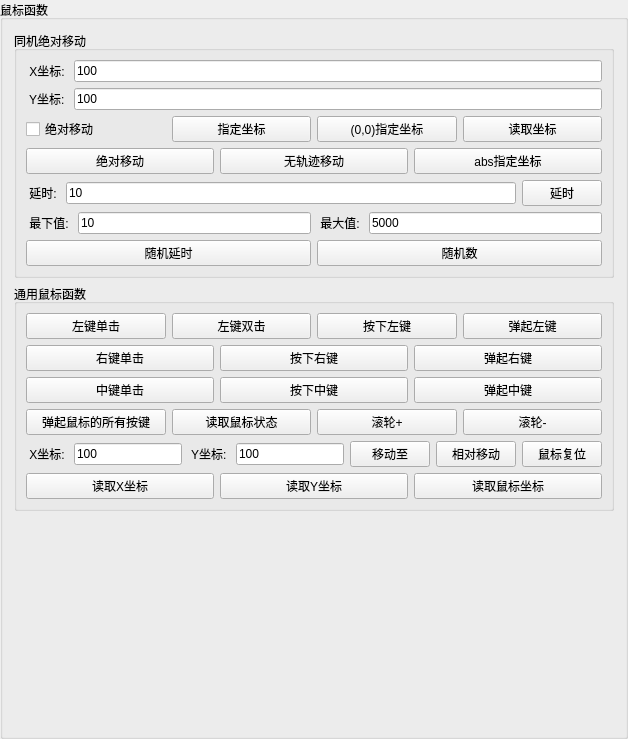
    <widget class="QGroupBox" name="groupBox_7">
     <property name="title">
      <string>鼠标函数</string>
     </property>
     <layout class="QGridLayout" name="gridLayout_10">
      <item row="0" column="0">
       <widget class="QGroupBox" name="groupBox_5">
        <property name="title">
         <string>同机绝对移动</string>
        </property>
        <layout class="QGridLayout" name="gridLayout_9">
         <item row="6" column="0">
          <layout class="QHBoxLayout" name="horizontalLayout_31">
           <item>
            <widget class="QPushButton" name="M_DelayRandom_btn">
             <property name="text">
              <string>随机延时</string>
             </property>
            </widget>
           </item>
           <item>
            <widget class="QPushButton" name="M_RandDomNbr_btn">
             <property name="text">
              <string>随机数</string>
             </property>
            </widget>
           </item>
          </layout>
         </item>
         <item row="5" column="0">
          <layout class="QHBoxLayout" name="horizontalLayout_29">
           <item>
            <widget class="QLabel" name="label_24">
             <property name="text">
              <string> 最下值: </string>
             </property>
            </widget>
           </item>
           <item>
            <widget class="QLineEdit" name="Min_time_edit">
             <property name="text">
              <string>10</string>
             </property>
            </widget>
           </item>
           <item>
            <widget class="QLabel" name="label_25">
             <property name="text">
              <string> 最大值: </string>
             </property>
            </widget>
           </item>
           <item>
            <widget class="QLineEdit" name="Max_time_edit">
             <property name="text">
              <string>5000</string>
             </property>
            </widget>
           </item>
          </layout>
         </item>
         <item row="0" column="0">
          <layout class="QHBoxLayout" name="horizontalLayout_25">
           <item>
            <widget class="QLabel" name="label_18">
             <property name="text">
              <string> X坐标: </string>
             </property>
            </widget>
           </item>
           <item>
            <widget class="QLineEdit" name="inOne_x_edit">
             <property name="minimumSize">
              <size>
               <width>30</width>
               <height>0</height>
              </size>
             </property>
             <property name="text">
              <string>100</string>
             </property>
            </widget>
           </item>
          </layout>
         </item>
         <item row="2" column="0">
          <layout class="QHBoxLayout" name="horizontalLayout_30">
           <item>
            <widget class="QCheckBox" name="M_GetAbsCfg_state_cbox">
             <property name="text">
              <string>绝对移动</string>
             </property>
            </widget>
           </item>
           <item>
            <widget class="QPushButton" name="M_MoveR2_btn">
             <property name="text">
              <string>指定坐标</string>
             </property>
            </widget>
           </item>
           <item>
            <widget class="QPushButton" name="M_MoveTo2_btn">
             <property name="text">
              <string>(0,0)指定坐标</string>
             </property>
            </widget>
           </item>
           <item>
            <widget class="QPushButton" name="M_GetCurrMousePos2_btn">
             <property name="text">
              <string>读取坐标</string>
             </property>
            </widget>
           </item>
          </layout>
         </item>
         <item row="1" column="0">
          <layout class="QHBoxLayout" name="horizontalLayout_26">
           <item>
            <widget class="QLabel" name="label_22">
             <property name="text">
              <string> Y坐标: </string>
             </property>
            </widget>
           </item>
           <item>
            <widget class="QLineEdit" name="inOne_y_edit">
             <property name="text">
              <string>100</string>
             </property>
            </widget>
           </item>
          </layout>
         </item>
         <item row="4" column="0">
          <layout class="QHBoxLayout" name="horizontalLayout_27">
           <item>
            <widget class="QLabel" name="label_23">
             <property name="text">
              <string> 延时: </string>
             </property>
            </widget>
           </item>
           <item>
            <widget class="QLineEdit" name="time_edit">
             <property name="text">
              <string>10</string>
             </property>
            </widget>
           </item>
           <item>
            <widget class="QPushButton" name="M_Delay_btn">
             <property name="text">
              <string>延时</string>
             </property>
            </widget>
           </item>
          </layout>
         </item>
         <item row="3" column="0">
          <layout class="QHBoxLayout" name="horizontalLayout_28">
           <item>
            <widget class="QPushButton" name="M_ResolutionUsed_btn">
             <property name="text">
              <string>绝对移动</string>
             </property>
            </widget>
           </item>
           <item>
            <widget class="QPushButton" name="M_MoveTo3_D_btn">
             <property name="text">
              <string>无轨迹移动</string>
             </property>
            </widget>
           </item>
           <item>
            <widget class="QPushButton" name="M_MoveTo3_btn">
             <property name="text">
              <string>abs指定坐标</string>
             </property>
            </widget>
           </item>
          </layout>
         </item>
        </layout>
       </widget>
      </item>
      <item row="1" column="0">
       <widget class="QGroupBox" name="groupBox_10">
        <property name="title">
         <string>通用鼠标函数</string>
        </property>
        <layout class="QGridLayout" name="gridLayout_6">
         <item row="3" column="0">
          <layout class="QHBoxLayout" name="horizontalLayout_22">
           <item>
            <widget class="QPushButton" name="M_ReleaseAllMouse_btn">
             <property name="text">
              <string>弹起鼠标的所有按键</string>
             </property>
            </widget>
           </item>
           <item>
            <widget class="QPushButton" name="M_MouseKeyState_btn">
             <property name="text">
              <string>读取鼠标状态</string>
             </property>
            </widget>
           </item>
           <item>
            <widget class="QPushButton" name="M_MouseWheel_1">
             <property name="text">
              <string>滚轮+</string>
             </property>
            </widget>
           </item>
           <item>
            <widget class="QPushButton" name="M_MouseWheel_2">
             <property name="text">
              <string>滚轮-</string>
             </property>
            </widget>
           </item>
          </layout>
         </item>
         <item row="1" column="0">
          <layout class="QHBoxLayout" name="horizontalLayout_20">
           <item>
            <widget class="QPushButton" name="M_RightClick_btn">
             <property name="text">
              <string>右键单击</string>
             </property>
            </widget>
           </item>
           <item>
            <widget class="QPushButton" name="M_RightDown_btn">
             <property name="text">
              <string>按下右键</string>
             </property>
            </widget>
           </item>
           <item>
            <widget class="QPushButton" name="M_RightUp_btn">
             <property name="text">
              <string>弹起右键</string>
             </property>
            </widget>
           </item>
          </layout>
         </item>
         <item row="2" column="0">
          <layout class="QHBoxLayout" name="horizontalLayout_21">
           <item>
            <widget class="QPushButton" name="M_MiddleClick_btn">
             <property name="text">
              <string>中键单击</string>
             </property>
            </widget>
           </item>
           <item>
            <widget class="QPushButton" name="M_MiddleDown_btn">
             <property name="text">
              <string>按下中键</string>
             </property>
            </widget>
           </item>
           <item>
            <widget class="QPushButton" name="M_MiddleUp_btn">
             <property name="text">
              <string>弹起中键</string>
             </property>
            </widget>
           </item>
          </layout>
         </item>
         <item row="5" column="0">
          <layout class="QHBoxLayout" name="horizontalLayout_23">
           <item>
            <widget class="QLabel" name="label_14">
             <property name="text">
              <string> X坐标: </string>
             </property>
            </widget>
           </item>
           <item>
            <widget class="QLineEdit" name="x_edit">
             <property name="text">
              <string>100</string>
             </property>
            </widget>
           </item>
           <item>
            <widget class="QLabel" name="label_17">
             <property name="text">
              <string> Y坐标: </string>
             </property>
            </widget>
           </item>
           <item>
            <widget class="QLineEdit" name="y_edit">
             <property name="text">
              <string>100</string>
             </property>
            </widget>
           </item>
           <item>
            <widget class="QPushButton" name="M_MoveTo_btn">
             <property name="text">
              <string>移动至</string>
             </property>
            </widget>
           </item>
           <item>
            <widget class="QPushButton" name="M_MoveR_btn">
             <property name="text">
              <string>相对移动</string>
             </property>
            </widget>
           </item>
           <item>
            <widget class="QPushButton" name="M_ResetMousePos_btn">
             <property name="text">
              <string>鼠标复位</string>
             </property>
            </widget>
           </item>
          </layout>
         </item>
         <item row="6" column="0">
          <layout class="QHBoxLayout" name="horizontalLayout_24">
           <item>
            <widget class="QPushButton" name="M_GetCurrMousePosX_btn">
             <property name="text">
              <string>读取X坐标</string>
             </property>
            </widget>
           </item>
           <item>
            <widget class="QPushButton" name="M_GetCurrMousePosY_btn">
             <property name="text">
              <string>读取Y坐标</string>
             </property>
            </widget>
           </item>
           <item>
            <widget class="QPushButton" name="M_GetCurrMousePos_btn">
             <property name="text">
              <string>读取鼠标坐标</string>
             </property>
            </widget>
           </item>
          </layout>
         </item>
         <item row="0" column="0">
          <layout class="QHBoxLayout" name="horizontalLayout_19">
           <item>
            <widget class="QPushButton" name="M_LeftClick_btn">
             <property name="text">
              <string>左键单击</string>
             </property>
            </widget>
           </item>
           <item>
            <widget class="QPushButton" name="M_LeftDoubleClick_btn">
             <property name="text">
              <string>左键双击</string>
             </property>
            </widget>
           </item>
           <item>
            <widget class="QPushButton" name="M_LeftDown_btn">
             <property name="text">
              <string>按下左键</string>
             </property>
            </widget>
           </item>
           <item>
            <widget class="QPushButton" name="M_LeftUp_btn">
             <property name="text">
              <string>弹起左键</string>
             </property>
            </widget>
           </item>
          </layout>
         </item>
        </layout>
       </widget>
      </item>
      <item row="2" column="0">
       <spacer name="verticalSpacer">
        <property name="orientation">
         <enum>Qt::Vertical</enum>
        </property>
        <property name="sizeHint" stdset="0">
         <size>
          <width>17</width>
          <height>214</height>
         </size>
        </property>
       </spacer>
      </item>
     </layout>
    </widget>
